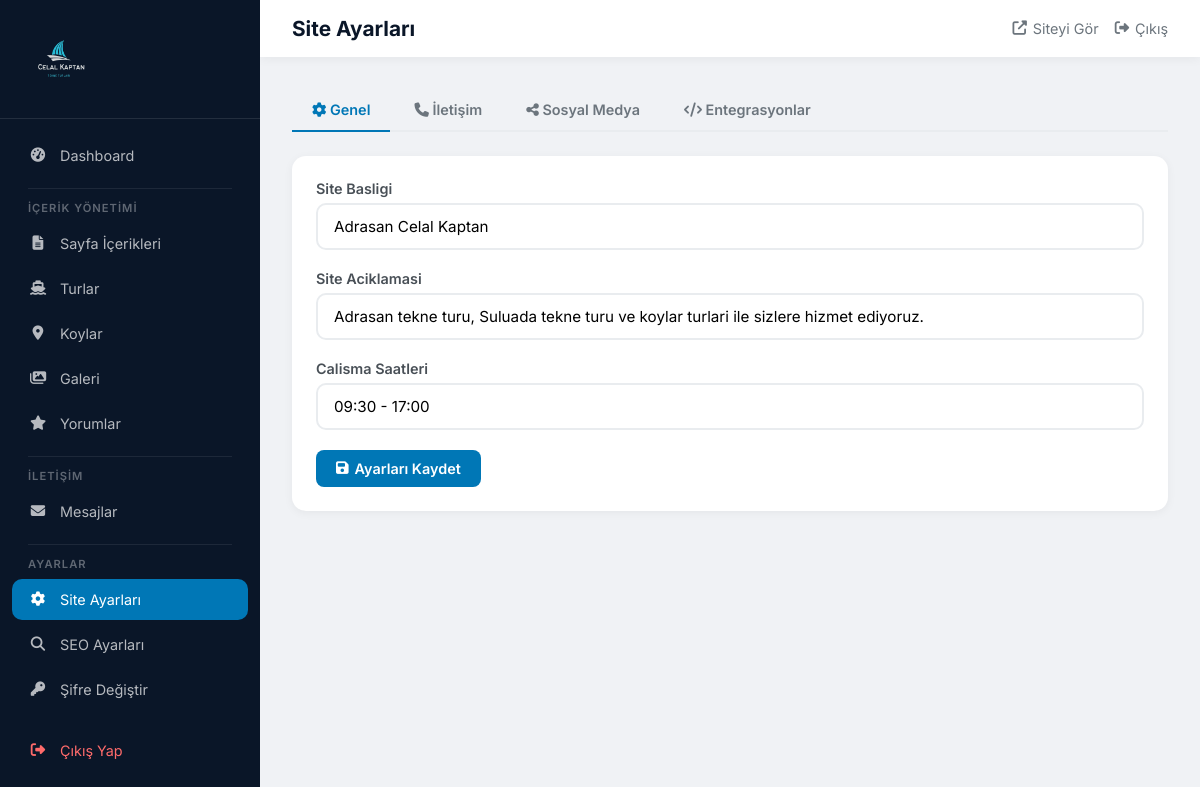
Page /admin/settings.php (signed in) on the committed database.
### tables this page shows
CREATE TABLE IF NOT EXISTS site_settings (
    id INT AUTO_INCREMENT PRIMARY KEY,
    setting_key VARCHAR(100) NOT NULL UNIQUE,
    setting_value TEXT,
    setting_label VARCHAR(255),
    setting_group VARCHAR(50) DEFAULT 'general'
);

### includes/config.php (called while the page is built, shortened)
<?php
function sanitize($data) {
    return htmlspecialchars(trim($data), ENT_QUOTES, 'UTF-8');
}

### admin/settings.php (the view, shortened to what this page needs)
<?php include 'header.php';
$db = getDB();
$settings = $db->query("SELECT * FROM site_settings ORDER BY id ASC")->fetchAll();
$groups = [];
foreach ($settings as $s) {
    $groups[$s['setting_group']][] = $s;
}
$activeTab = $_GET['tab'] ?? 'general';
?>
<div class="tabs">
    <a href="?tab=general" class="tab <?= $activeTab === 'general' ? 'active' : '' ?>"><i class="fas fa-cog"></i> Genel</a>
    <a href="?tab=contact" class="tab <?= $activeTab === 'contact' ? 'active' : '' ?>"><i class="fas fa-phone"></i> İletişim</a>
    <a href="?tab=social" class="tab <?= $activeTab === 'social' ? 'active' : '' ?>"><i class="fas fa-share-alt"></i> Sosyal Medya</a>
    <a href="?tab=seo" class="tab <?= $activeTab === 'seo' ? 'active' : '' ?>"><i class="fas fa-code"></i> Entegrasyonlar</a>
</div>
<div class="card">
    <div class="card-body">
        <form method="POST">
            <?php if (isset($groups[$activeTab])): ?>
                <?php foreach ($groups[$activeTab] as $s): ?>
                <div class="form-group">
                    <label><?= sanitize($s['setting_label']) ?></label>
                    <?php if (strlen($s['setting_value']) > 100 || $s['setting_key'] === 'google_maps'): ?>
                        <textarea name="<?= sanitize($s['setting_key']) ?>" rows="4"><?= sanitize($s['setting_value']) ?></textarea>
                    <?php else: ?>
                        <input type="text" name="<?= sanitize($s['setting_key']) ?>" value="<?= sanitize($s['setting_value']) ?>">
                    <?php endif; ?>
                </div>
                <?php endforeach; ?>
            <?php else: ?>
                <p style="color:#6c757d;">Bu grupta ayar bulunamadı.</p>
            <?php endif; ?>
            <button type="submit" class="btn btn-primary"><i class="fas fa-save"></i> Ayarları Kaydet</button>
        </form>
    </div>
</div>
<?php include 'footer.php'; ?>

### admin/header.php (style rules this page uses)
* { margin:0; padding:0; box-sizing:border-box; }
body { font-family:'Inter',sans-serif; background:#f0f2f5; color:#333; }
.card { background:#fff; border-radius:14px; box-shadow:0 2px 10px rgba(0,0,0,0.05); overflow:hidden; margin-bottom:24px; }
.card-body { padding:24px; }
.form-group { margin-bottom:20px; }
.form-group label { display:block; margin-bottom:6px; font-weight:600; font-size:0.9rem; color:#495057; }
.form-group input, .form-group textarea, .form-group select { width:100%; padding:12px 16px; border:2px solid #e9ecef; border-radius:10px; font-family:inherit; font-size:0.95rem; transition:all 0.3s; }
.btn { display:inline-flex; align-items:center; gap:6px; padding:10px 20px; border-radius:8px; font-family:inherit; font-size:0.9rem; font-weight:600; border:none; cursor:pointer; transition:all 0.3s; text-decoration:none; }
.btn-primary { background:#0077b6; color:#fff; }
.tabs { display:flex; gap:4px; margin-bottom:24px; border-bottom:2px solid #e9ecef; padding-bottom:0; }
.tab { padding:12px 20px; font-size:0.9rem; font-weight:600; color:#6c757d; cursor:pointer; border-bottom:2px solid transparent; margin-bottom:-2px; text-decoration:none; }
.tab:hover, .tab.active { color:#0077b6; border-bottom-color:#0077b6; }

### rows in the picture
site_settings: setting_label "Site Basligi", setting_value "Adrasan Celal Kaptan"
site_settings: setting_label "Site Aciklamasi", setting_value "Adrasan tekne turu, Suluada tekne turu ve koylar turlari ile sizlere hizmet ediyoruz."
site_settings: setting_label "Calisma Saatleri", working_hours "09:30 - 17:00"
